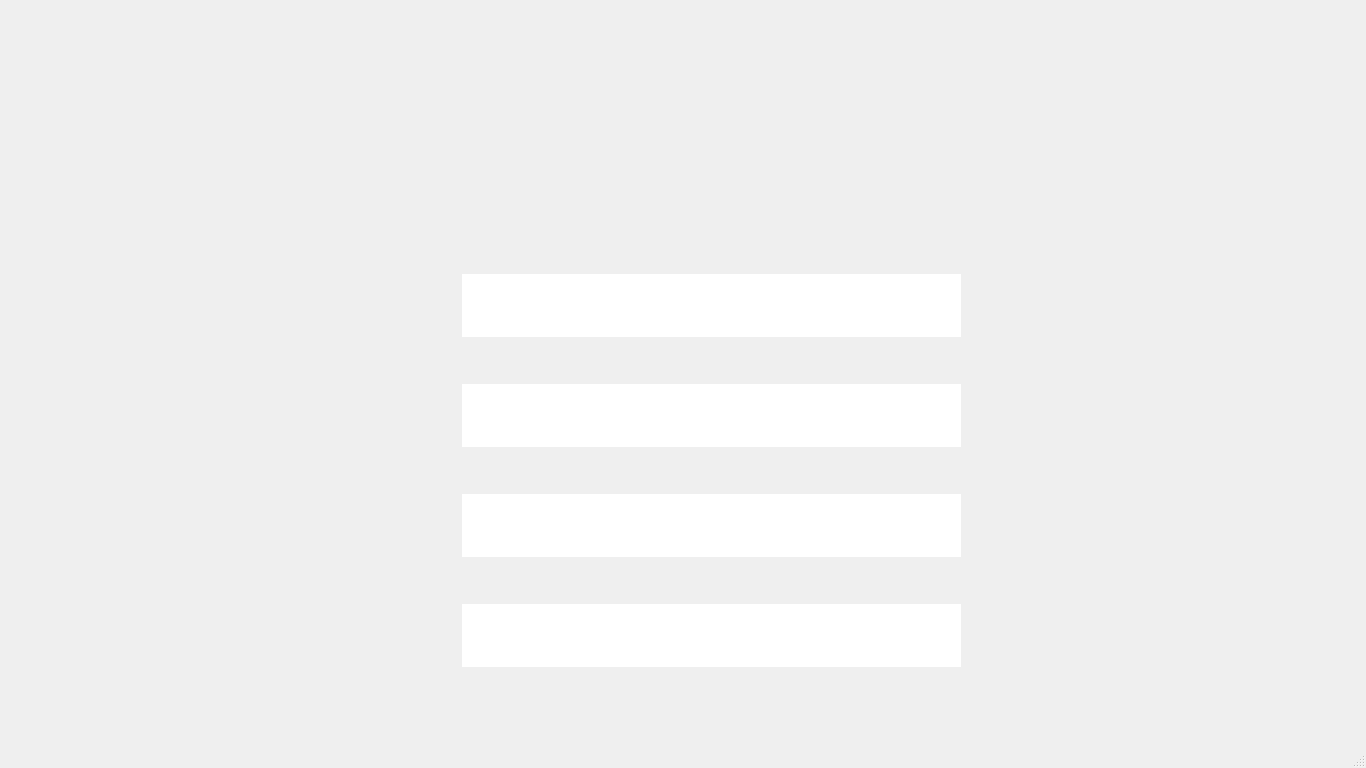
<?xml version="1.0" encoding="UTF-8"?>
<ui version="4.0">
 <class>MainWindow</class>
 <widget class="QMainWindow" name="MainWindow">
  <property name="geometry">
   <rect>
    <x>0</x>
    <y>0</y>
    <width>1366</width>
    <height>768</height>
   </rect>
  </property>
  <property name="windowTitle">
   <string>MainWindow</string>
  </property>
  <widget class="QWidget" name="centralwidget">
   <widget class="QLabel" name="label">
    <property name="geometry">
     <rect>
      <x>0</x>
      <y>0</y>
      <width>1361</width>
      <height>721</height>
     </rect>
    </property>
    <property name="text">
     <string/>
    </property>
    <property name="pixmap">
     <pixmap>QrcFiles/images/backgrounds/settings.jpg</pixmap>
    </property>
   </widget>
   <widget class="QTextEdit" name="player2">
    <property name="geometry">
     <rect>
      <x>440</x>
      <y>360</y>
      <width>543</width>
      <height>111</height>
     </rect>
    </property>
    <property name="styleSheet">
     <string notr="true">background-image: url(QrcFiles/images/buttons/input.png);
  border: none;
  color: white;
  padding: 20px;
  text-align: center;
  text-decoration: none;
  display: inline-block;
  font-size: 16px;
  margin: 4px 2px;</string>
    </property>
   </widget>
   <widget class="QTextEdit" name="player3">
    <property name="geometry">
     <rect>
      <x>440</x>
      <y>470</y>
      <width>543</width>
      <height>111</height>
     </rect>
    </property>
    <property name="styleSheet">
     <string notr="true">background-image: url(QrcFiles/images/buttons/input.png);
  border: none;
  color: white;
  padding: 20px;
  text-align: center;
  text-decoration: none;
  display: inline-block;
  font-size: 16px;
  margin: 4px 2px;</string>
    </property>
   </widget>
   <widget class="QTextEdit" name="player4">
    <property name="geometry">
     <rect>
      <x>440</x>
      <y>580</y>
      <width>543</width>
      <height>111</height>
     </rect>
    </property>
    <property name="styleSheet">
     <string notr="true">background-image: url(QrcFiles/images/buttons/input.png);
  border: none;
  color: white;
  padding: 20px;
  text-align: center;
  text-decoration: none;
  display: inline-block;
  font-size: 16px;
  margin: 4px 2px;</string>
    </property>
   </widget>
   <widget class="QTextEdit" name="player1">
    <property name="geometry">
     <rect>
      <x>440</x>
      <y>250</y>
      <width>543</width>
      <height>111</height>
     </rect>
    </property>
    <property name="styleSheet">
     <string notr="true">background-image: url(QrcFiles/images/buttons/input.png);
  border: none;
  color: white;
  padding: 20px;
  text-align: center;
  text-decoration: none;
  display: inline-block;
  font-size: 16px;
  margin: 4px 2px;</string>
    </property>
   </widget>
   <widget class="QPushButton" name="saveButton">
    <property name="geometry">
     <rect>
      <x>1230</x>
      <y>20</y>
      <width>108</width>
      <height>107</height>
     </rect>
    </property>
    <property name="styleSheet">
     <string notr="true">background-image: url(QrcFiles/images/buttons/save.png);
  border: none;
  color: white;
  padding: 20px;
  text-align: center;
  text-decoration: none;
  display: inline-block;
  font-size: 16px;
  margin: 4px 2px;</string>
    </property>
    <property name="text">
     <string/>
    </property>
   </widget>
  </widget>
  <widget class="QMenuBar" name="menubar">
   <property name="geometry">
    <rect>
     <x>0</x>
     <y>0</y>
     <width>1366</width>
     <height>21</height>
    </rect>
   </property>
  </widget>
  <widget class="QStatusBar" name="statusbar"/>
 </widget>
 <resources>
  <include location="QrcFiles/resources1.qrc"/>
 </resources>
 <connections/>
</ui>
